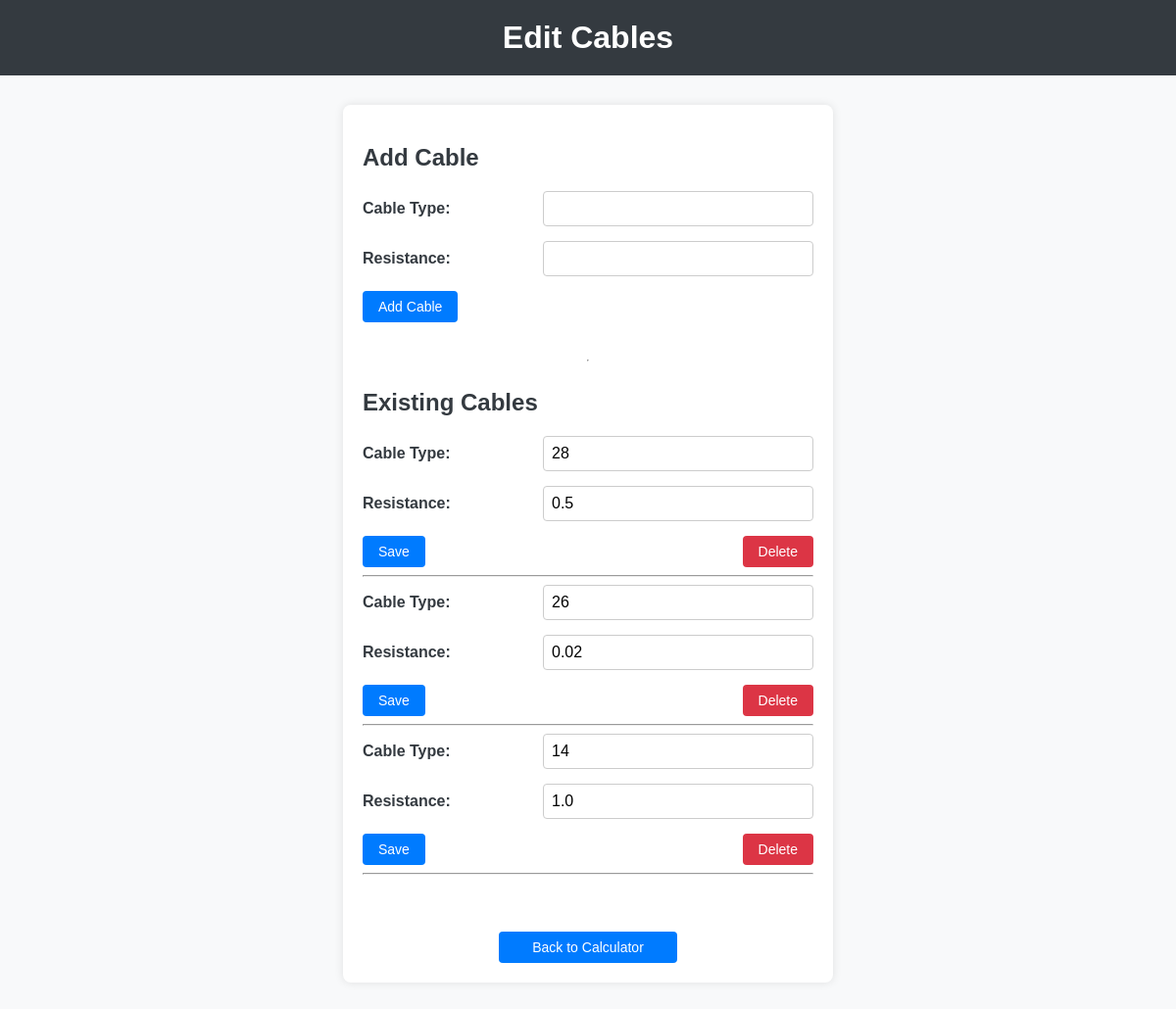
The app's page /edit_cables, older data.
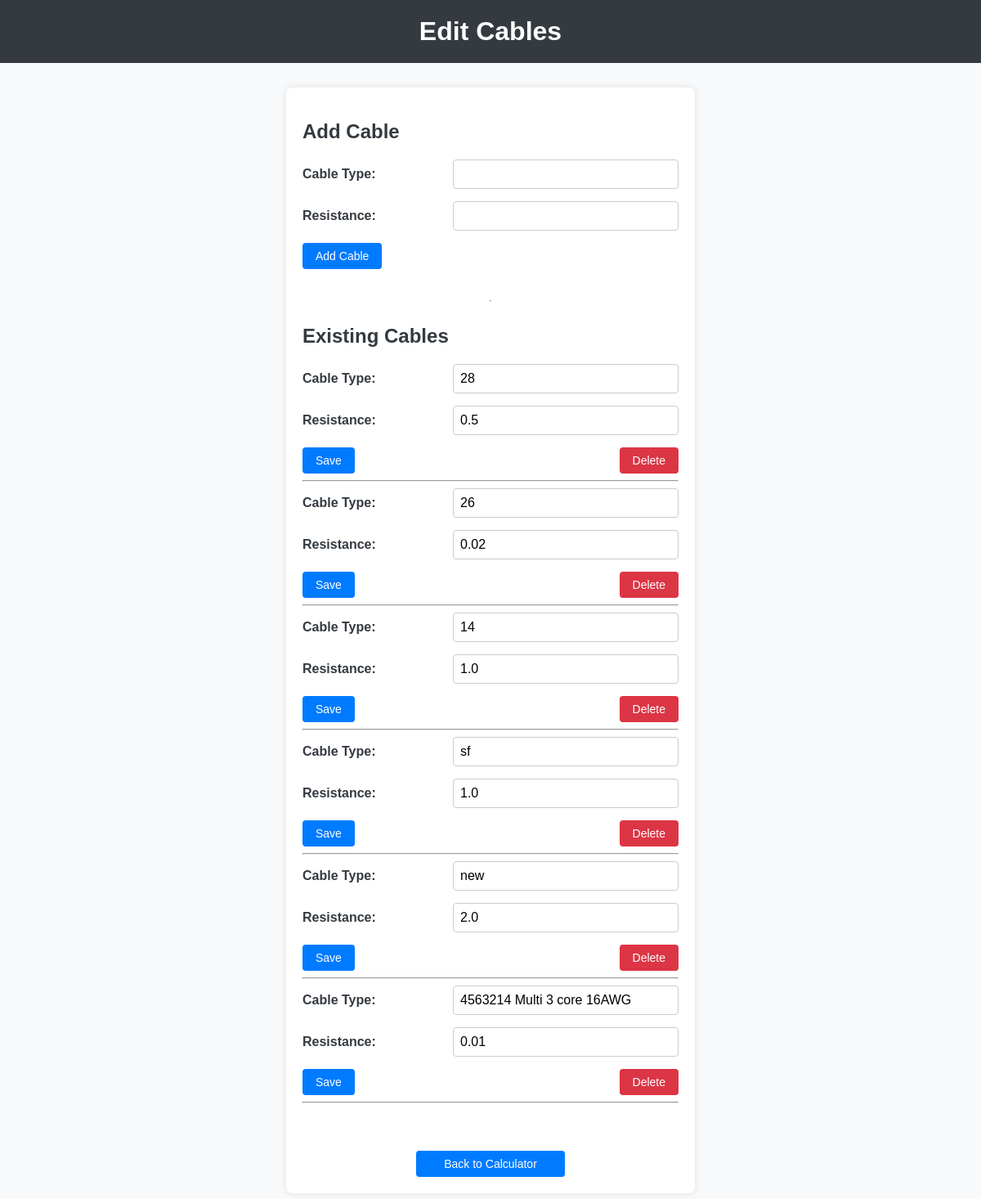
The same page, newer data.
### models.py (models this page shows)
class Cable(Base):
    __tablename__ = "cables"
    id = Column(Integer, primary_key=True, index=True)
    type = Column(String, unique=True, index=True)
    resistance = Column(Float)

### main.py (the view)
@app.get("/edit_cables", response_class=HTMLResponse)
async def edit_cables(request: Request, db: Session = Depends(get_db)):
    cables = db.query(Cable).all()
    return templates.TemplateResponse("edit_cables.html", {"request": request, "cables": cables})

### templates/edit_cables.html (shortened to what this page needs)
<!DOCTYPE html>
<html lang="en">
<head>
    <link rel="stylesheet" href="/static/styles.css">
</head>
<body>
    <header>
        <h1>Edit Cables</h1>
    </header>
    <main class="edit-cables-main">
        <section class="add-cable-section">
            <h2>Add Cable</h2>
            <form action="/add_cable" method="post" class="cable-form">
                <div class="form-row">
                    <label for="type">Cable Type:</label>
                    <input type="text" id="type" name="type" required>
                </div>
                <div class="form-row">
                    <label for="resistance">Resistance:</label>
                    <input type="number" step="0.01" id="resistance" name="resistance" required>
                </div>
                <div class="form-group">
                    <button type="submit" class="btn btn-add">Add Cable</button>
                </div>
            </form>
        </section>
        <hr class="section-divider">
        <section class="existing-cables-section">
            <h2>Existing Cables</h2>
            <div class="cable-list">
                {% for cable in cables %}
                <form action="/edit_cable/{{ cable.id }}" method="post" class="cable-form">
                    <div class="form-row">
                        <label for="type">Cable Type:</label>
                        <input type="text" id="type" name="type" value="{{ cable.type }}" required>
                    </div>
                    <div class="form-row">
                        <label for="resistance">Resistance:</label>
                        <input type="number" step="0.01" id="resistance" name="resistance" value="{{ cable.resistance }}" required>
                    </div>
                    <div class="btn-group">
                        <button type="submit" class="btn btn-save">Save</button>
                        <button formaction="/delete_cable/{{ cable.id }}" formmethod="post" class="btn btn-delete">Delete</button>
                    </div>
                </form>
                <hr class="cable-divider">
                {% endfor %}
            </div>
        </section>
        <a href="/" class="btn btn-back">Back to Calculator</a>
    </main>
</body>
</html>

### static/styles.css (style rules this page uses)
body { font-family: Arial, sans-serif; background-color: #f8f9fa; margin: 0; padding: 0; display: flex; flex-direction: column; align-items: center; }
header { display: flex; align-items: center; justify-content: center; background-color: #343a40; color: white; width: 100%; padding: 20px 0; }
h1 { margin: 0; }
.form-row { display: flex; justify-content: space-between; align-items: center; margin-bottom: 15px; width: 100%; }
.form-row label { flex: 0 0 40%; font-weight: bold; color: #343a40; }
.form-row input, .form-row select { flex: 1; padding: 8px; font-size: 16px; border: 1px solid #ccc; border-radius: 4px; width: 100%; box-sizing: border-box; }
.btn-group, .form-group { display: flex; justify-content: space-between; width: 100%; }
.btn { padding: 8px 16px; font-size: 14px; cursor: pointer; border: none; color: white; border-radius: 4px; transition: background-color 0.3s ease; }
.btn-add, .btn-add-cable { background-color: #007bff; margin-right: 10px; }
.btn-back { background-color: #007bff; color: white; padding: 8px 16px; font-size: 14px; text-align: center; border-radius: 4px; transition: background-color 0.3s ease; cursor: pointer; border: none; display: block; text-decoration: none; text-align: center; width: 150px; margin-top: 20px; }
.btn-save { background-color: #007bff; }
.btn-delete { background-color: #dc3545; }
.edit-cables-main { display: flex; flex-direction: column; align-items: center; margin: 30px auto; width: 100%; max-width: 500px; padding: 20px; box-sizing: border-box; background-color: white; box-shadow: 0 0 10px rgba(0, 0, 0, 0.1); border-radius: 8px; }
.add-cable-section, .existing-cables-section { width: 100%; margin-bottom: 30px; }
.add-cable-section h2, .existing-cables-section h2 { margin-bottom: 20px; color: #343a40; }

Row changes from the older to the newer data that the page shows:
added Cable: type "sf", resistance "1.0"
added Cable: type "new", resistance "2.0"
added Cable: type "4563214 Multi 3 core 16AWG", resistance "0.01"
